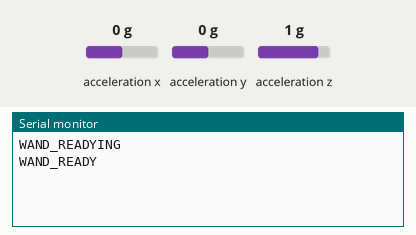
A sketch run on a simulated Arduino Uno, built with avr-gcc and run on an emulated ATmega328P. On the bench: the last lines printed to the serial monitor. Wiring (inferred from the names in the program): MPU-6050 motion sensor at I2C address 0x68. The inputs (shaded band) are chosen by the test bench; at power-on: acceleration x 0 g, acceleration y 0 g, acceleration z 1 g.

Above: at 3.7 s.
3.8 s: acceleration x set to -1.4 g
At 4.3 s:
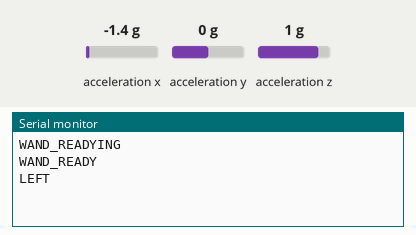
6.0 s: acceleration x set to 1.4 g
At 7.2 s:
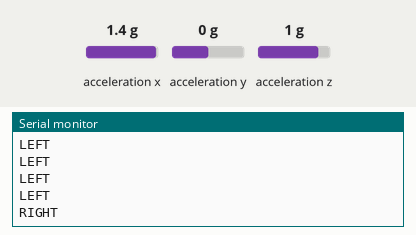

Measured:
- after the input at 3.8 s, the serial monitor: prints a new line at once (image 1)
- after the input at 6.0 s, the serial monitor: prints a new line after 0.67 s (image 2)

The sketch:

MagicWandControl.ino
```cpp
#include <Wire.h>

// GY-521 / MPU6050 I2C address
const int MPU_ADDR = 0x68;

// Raw accelerometer values
int16_t ax, ay, az;

// Baseline values when wand is still
long baseX = 0;
long baseY = 0;
long baseZ = 0;

// Separate thresholds
int xFlickThreshold = 14000; // left/right harder to trigger
int yFlickThreshold = 9000;  // up/down easier

// Prevents one movement being detected many times
unsigned long lastGestureTime = 0;
const unsigned long cooldown = 700;

void setup() {
  Serial.begin(9600);
  Wire.begin();

  // Wake up MPU6050
  Wire.beginTransmission(MPU_ADDR);
  Wire.write(0x6B);
  Wire.write(0);
  Wire.endTransmission(true);

  Serial.println("WAND_READYING");
  delay(1500);

  calibrateSensor();

  Serial.println("WAND_READY");
}

void loop() {
  readMPU6050();

  int xMove = ax - baseX;
  int yMove = ay - baseY;

  if (millis() - lastGestureTime < cooldown) {
    delay(50);
    return;
  }

  if (xMove > xFlickThreshold) {
    Serial.println("RIGHT");
    lastGestureTime = millis();
  }
  else if (xMove < -xFlickThreshold) {
    Serial.println("LEFT");
    lastGestureTime = millis();
  }
  else if (yMove > yFlickThreshold) {
    Serial.println("UP");
    lastGestureTime = millis();
  }
  else if (yMove < -yFlickThreshold) {
    Serial.println("DOWN");
    lastGestureTime = millis();
  }

  delay(50);
}

void calibrateSensor() {
  long totalX = 0;
  long totalY = 0;
  long totalZ = 0;

  for (int i = 0; i < 100; i++) {
    readMPU6050();

    totalX += ax;
    totalY += ay;
    totalZ += az;

    delay(10);
  }

  baseX = totalX / 100;
  baseY = totalY / 100;
  baseZ = totalZ / 100;
}

void readMPU6050() {
  Wire.beginTransmission(MPU_ADDR);
  Wire.write(0x3B);
  Wire.endTransmission(false);
  Wire.requestFrom(MPU_ADDR, 6, true);

  ax = Wire.read() << 8 | Wire.read();
  ay = Wire.read() << 8 | Wire.read();
  az = Wire.read() << 8 | Wire.read();
}
```
